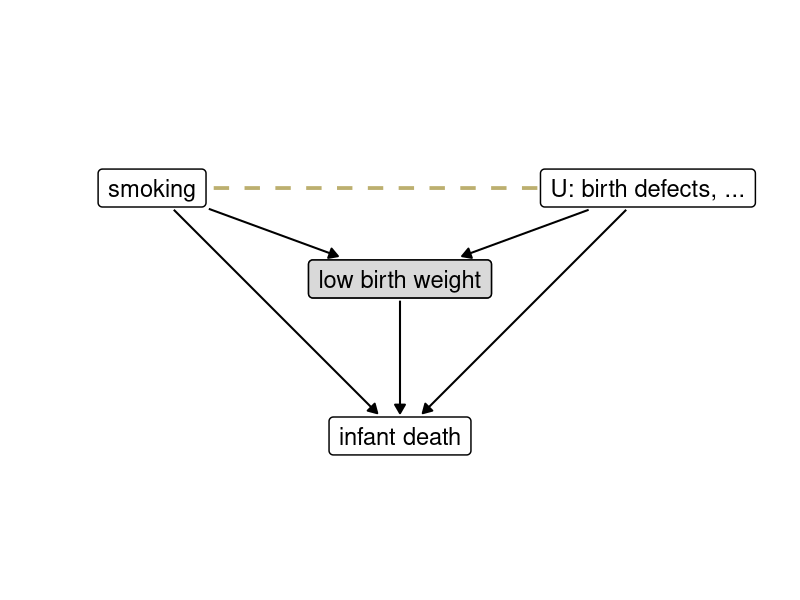
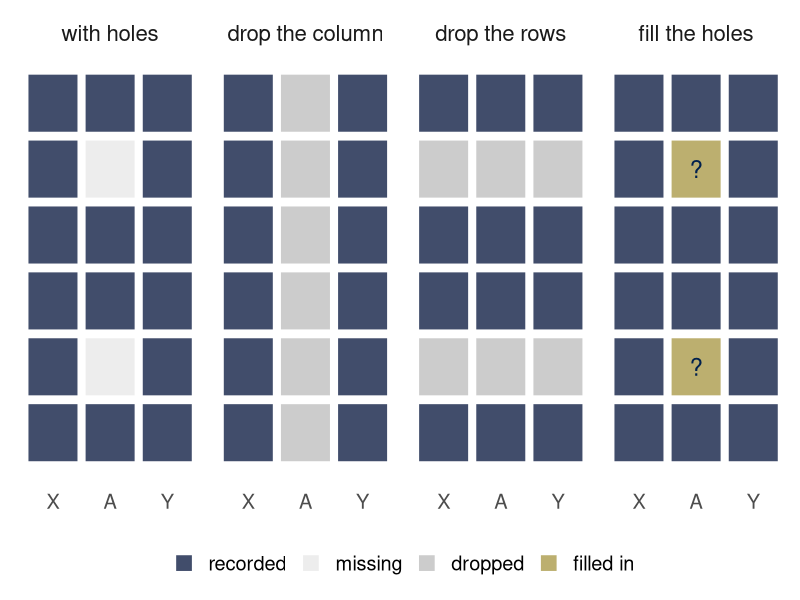
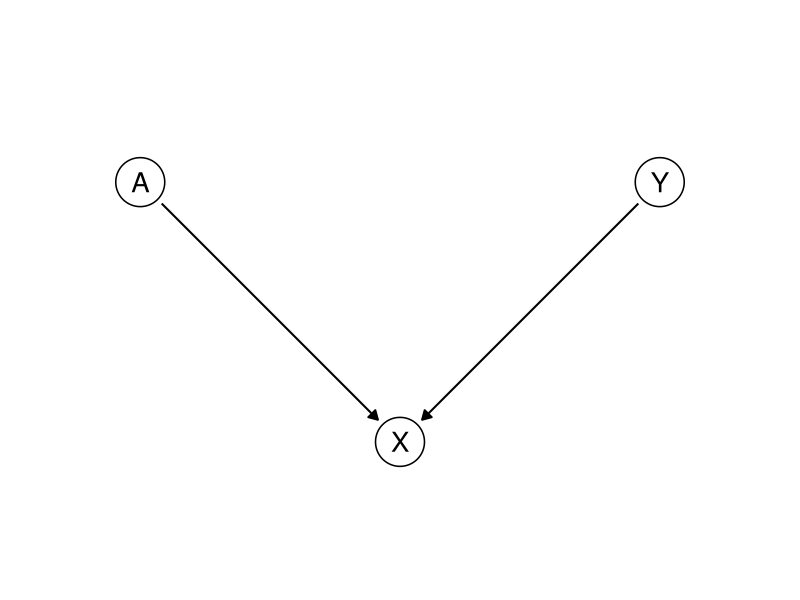
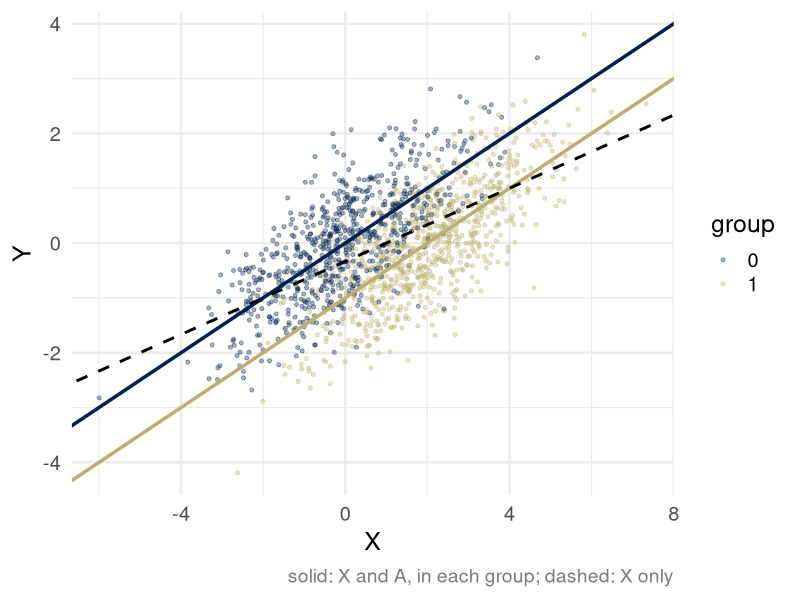
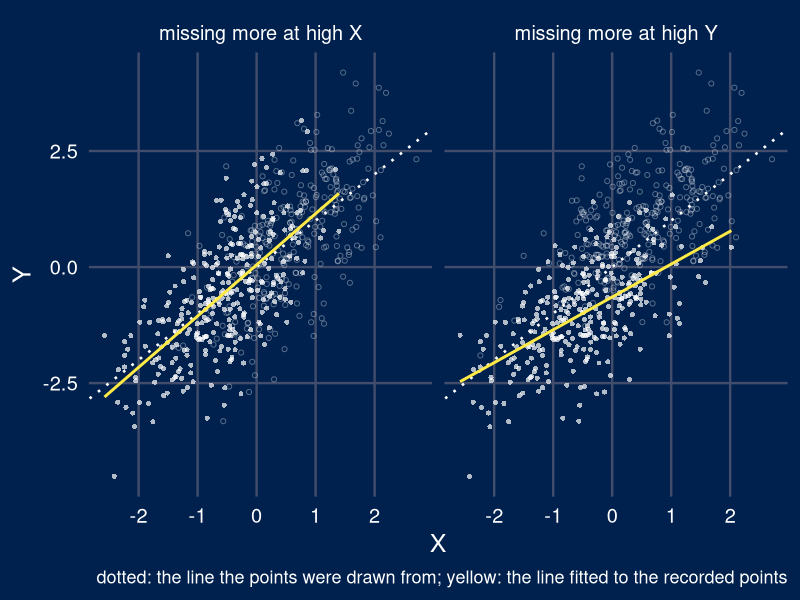

Here is the R script that generated these plots, in order:
## ---- chunk 1
library(ggplot2)
library(dplyr)
theme_set(theme_minimal(base_size = 18))
set.seed(313)
# cividis: navy, slate, gray, khaki, gold, yellow (viridisLite::cividis(9)[c(1, 3, 5, 6, 7, 9)])
navy <- "#00204D"; slate <- "#414D6B"; cgray <- "#7C7B78"; khaki <- "#9B9477"; gold <- "#BCAF6F"; yellow <- "#FFEA46"
two <- c(navy, gold)               # the two groups, wherever there are two
# charts on dark (.inverse) slides: white text on the navy background
dark <- theme(text = element_text(color = "white"), axis.text = element_text(color = "white"),
              legend.text = element_text(color = "white"), plot.title = element_text(color = "white"),
              strip.text = element_text(color = "white"),
              panel.grid.major = element_line(color = slate), panel.grid.minor = element_blank(),
              plot.background = element_rect(fill = navy, color = NA),
              panel.background = element_rect(fill = navy, color = NA),
              legend.background = element_rect(fill = navy, color = NA),
              legend.key = element_rect(fill = navy, color = NA))

# Causal graphs. Nodes are letters in circles, or words in boxes (boxes = TRUE).
# A node's size is fixed on the page, in inches, while the figure's size decides how
# many inches a data unit is. draw_dag measures both on the graphics device open when it
# is called (in a rendered document, the chunk's figure) and stops every arrow `gap`
# inches short of the two nodes it joins. Arrows listed in `dashed` are dashed; arrows
# listed in `highlight` are gold. One panel per value of `panel`. (From weeks 3 and 4.)
draw_dag <- function(nodes, edges, dashed = character(0), highlight = character(0), boxes = FALSE,
                     text_size = 7, xlim = c(-0.5, 2.5), ylim = c(-0.4, 1.4), strip_size = 18,
                     gap = 0.05) {
  if (!"panel" %in% names(nodes)) { nodes$panel <- ""; edges$panel <- "" }
  pad <- unit(0.35, "lines"); border <- 0.5; dot <- 16; stroke <- 0.8; lw <- c(black = 0.7, gold = 1.5)
  p <- ggplot() +
    facet_wrap(~ panel, nrow = 1) +
    coord_fixed(xlim = xlim, ylim = ylim) +
    theme_void() +
    theme(strip.text = element_text(size = strip_size), panel.spacing = unit(1.5, "lines"))
  p <- if (boxes) {
    p + geom_label(data = nodes, aes(x, y, label = name), size = text_size, label.size = border,
                   label.padding = pad)
  } else {
    p + geom_point(data = nodes, aes(x, y), size = dot, shape = 21, fill = "white", stroke = stroke) +
      geom_text(data = nodes, aes(x, y, label = name), size = text_size, parse = TRUE)
  }
  inch <- function(u, f) f(u, "in", valueOnly = TRUE)
  g <- ggplotGrob(p)
  pp <- ggplot_build(p)$layout$panel_params[[1]]
  per_unit <- min((dev.size("in")[1] - sum(inch(g$widths, grid::convertWidth))) /
                    (length(unique(nodes$panel)) * diff(pp$x.range)),
                  (dev.size("in")[2] - sum(inch(g$heights, grid::convertHeight))) / diff(pp$y.range))
  if (boxes) {
    text <- lapply(as.character(nodes$name), grid::textGrob, gp = grid::gpar(fontsize = text_size * .pt))
    nodes$hw <- (sapply(text, \(t) inch(grid::grobWidth(t), grid::convertWidth)) / 2 +
                   inch(pad, grid::convertWidth) + border * .pt / 96 / 2) / per_unit
    nodes$hh <- (sapply(text, \(t) inch(grid::grobHeight(t), grid::convertHeight)) / 2 +
                   inch(pad, grid::convertHeight) + border * .pt / 96 / 2) / per_unit
  } else {
    nodes$hw <- nodes$hh <- (0.375 * (dot * .pt + stroke * .stroke / 2) / 72 +
                               stroke * .stroke / 2 / 96 / 2) / per_unit
  }
  e <- edges |>
    left_join(nodes, by = c("panel", "from" = "name")) |>
    rename(x0 = x, y0 = y, hw0 = hw, hh0 = hh) |>
    left_join(nodes, by = c("panel", "to" = "name")) |>
    mutate(dx = x - x0, dy = y - y0, len = sqrt(dx^2 + dy^2), ux = dx / len, uy = dy / len,
           col = ifelse(paste(from, to) %in% highlight, "#BCAF6F", "black"),
           style = ifelse(paste(from, to) %in% dashed, "dashed", "solid"),
           g0 = gap / per_unit,
           g1 = (gap + ifelse(col == "black", lw[["black"]], lw[["gold"]]) * .pt / 96 / 2) / per_unit,
           s0 = if (boxes) pmin((hw0 + g0) / pmax(abs(ux), 1e-9), (hh0 + g0) / pmax(abs(uy), 1e-9)) else hw0 + g0,
           s1 = if (boxes) pmin((hw + g1) / pmax(abs(ux), 1e-9), (hh + g1) / pmax(abs(uy), 1e-9)) else hw + g1,
           xs = x0 + s0 * ux, ys = y0 + s0 * uy, xe = x - s1 * ux, ye = y - s1 * uy)
  p + geom_segment(data = e, aes(x = xs, y = ys, xend = xe, yend = ye, linetype = style, color = col),
                   arrow = arrow(length = unit(0.25, "cm"), type = "closed"),
                   linewidth = ifelse(e$col == "black", lw[["black"]], lw[["gold"]]), show.legend = FALSE) +
    scale_linetype_identity() + scale_color_identity()
}

# For a graph drawn by draw_dag: a gray box over the node that is conditioned on, and a
# dashed gold line, drawn underneath the nodes, for the association that conditioning creates.
condition_on <- function(p, nodes, node, induced = NULL, text_size = 7, boxes = TRUE) {
  if (!is.null(induced)) {
    ends <- nodes[match(induced, nodes$name), ]
    under <- geom_segment(data = data.frame(x = ends$x[1], y = ends$y[1], xend = ends$x[2], yend = ends$y[2]),
                          aes(x, y, xend = xend, yend = yend), linetype = "dashed", color = gold, linewidth = 1.3)
    p$layers <- c(list(under), p$layers)
  }
  box <- nodes[nodes$name == node, ]
  if (boxes) {
    p + geom_label(data = box, aes(x, y, label = name), size = text_size, label.size = 0.5,
                   label.padding = unit(0.35, "lines"), fill = "grey85")
  } else {
    p + geom_point(data = box, aes(x, y), size = 16, shape = 22, fill = "grey85", stroke = 0.8) +
      geom_text(data = box, aes(x, y, label = name), size = text_size, parse = TRUE)
  }
}

# The coursework data-generating process: A has no effect on Y; X = betaY Y + betaA A + noise.
generate_data <- function(n = 500, betaY = 1, betaA = 2) {
  A <- rbinom(n, 1, 1/2)
  Y <- rnorm(n)
  X <- betaY * Y + betaA * A + rnorm(n)
  data.frame(Y = Y, X = X, A = factor(A))
}
## ---- chunk 2
bw <- data.frame(name = c("smoking", "low birth weight", "U: birth defects, ...", "infant death"),
                 x = c(0, 1.5, 3, 1.5), y = c(1, 0.45, 1, -0.5))
bw_edges <- data.frame(from = c("smoking", "U: birth defects, ...", "low birth weight", "U: birth defects, ...", "smoking"),
                       to = c("low birth weight", "low birth weight", "infant death", "infant death", "infant death"))
p <- draw_dag(bw, bw_edges, boxes = TRUE, text_size = 6, xlim = c(-0.7, 3.7), ylim = c(-0.75, 1.25))
condition_on(p, bw, "low birth weight", induced = c("smoking", "U: birth defects, ..."), text_size = 6)
## ---- chunk 3
grid <- expand.grid(row = 1:6, col = c("X", "A", "Y"), stringsAsFactors = FALSE)
grid$status <- ifelse(grid$col == "A" & grid$row %in% c(2, 5), "missing", "recorded")
panels <- bind_rows(
  grid |> mutate(panel = "with holes"),
  grid |> mutate(panel = "drop the column", status = ifelse(col == "A", "dropped", status)),
  grid |> mutate(panel = "drop the rows", status = ifelse(row %in% c(2, 5), "dropped", status)),
  grid |> mutate(panel = "fill the holes", status = ifelse(status == "missing", "filled in", status)))
panels$col <- factor(panels$col, levels = c("X", "A", "Y"))
panels$panel <- factor(panels$panel, levels = unique(panels$panel))
panels$status <- factor(panels$status, levels = c("recorded", "missing", "dropped", "filled in"))
ggplot(panels, aes(col, -row)) +
  geom_tile(aes(fill = status), color = "white", linewidth = 1.2, width = 0.92, height = 0.92) +
  geom_text(data = subset(panels, status == "filled in"), label = "?", size = 6, color = navy) +
  facet_wrap(~ panel, nrow = 1) +
  scale_fill_manual(values = c(recorded = slate, missing = "grey93", dropped = "grey80", `filled in` = gold),
                    name = NULL, drop = FALSE) +
  theme(axis.title = element_blank(), axis.text.y = element_blank(), panel.grid = element_blank(),
        legend.position = "bottom", strip.text = element_text(size = 16))
## ---- chunk 4
cw <- data.frame(name = c("A", "Y", "X"), x = c(0, 2, 1), y = c(1, 1, 0))
draw_dag(cw, data.frame(from = c("A", "Y"), to = c("X", "X")), xlim = c(-0.4, 2.4), ylim = c(-0.3, 1.3))
## ---- chunk 5
train <- generate_data(1e5)
test <- generate_data(1e5)
unaware <- lm(Y ~ X, data = train)
full <- lm(Y ~ X + A, data = train)
tab <- test |>
  mutate(pred_unaware = predict(unaware, newdata = test),
         pred_full = predict(full, newdata = test)) |>
  group_by(A) |>
  summarize(`mean of Y` = mean(Y),
            `predicted, X only` = mean(pred_unaware),
            `predicted, X and A` = mean(pred_full),
            `MSE, X only` = mean((Y - pred_unaware)^2),
            `MSE, X and A` = mean((Y - pred_full)^2)) |>
  rename(group = A)
knitr::kable(tab, digits = 2, format.args = list(nsmall = 2))
## ---- chunk 6
show <- test[sample(nrow(test), 1500), ]
ggplot(show, aes(X, Y, color = A)) +
  geom_point(alpha = 0.35, size = 1.1) +
  geom_abline(intercept = 0, slope = 1/2, color = navy, linewidth = 1.2) +
  geom_abline(intercept = -1, slope = 1/2, color = gold, linewidth = 1.2) +
  geom_abline(intercept = -1/3, slope = 1/3, color = "black", linetype = "dashed", linewidth = 1) +
  scale_color_manual(values = two, name = "group") +
  labs(caption = "solid: X and A, in each group; dashed: X only") +
  theme(plot.caption = element_text(size = 14, color = cgray))
## ---- chunk 7
n <- 600
X <- rnorm(n)
Y <- X + rnorm(n)
logistic <- function(v) 1 / (1 + exp(-v))
cc <- rbind(
  data.frame(X = X, Y = Y, mechanism = "missing more at high X",
             observed = rbinom(n, 1, logistic(-2 * X)) == 1),
  data.frame(X = X, Y = Y, mechanism = "missing more at high Y",
             observed = rbinom(n, 1, logistic(-2 * Y)) == 1))
ggplot(cc, aes(X, Y)) +
  geom_point(aes(shape = observed, alpha = observed), color = "white", size = 1.4) +
  scale_shape_manual(values = c(`TRUE` = 16, `FALSE` = 1)) +
  scale_alpha_manual(values = c(`TRUE` = 0.7, `FALSE` = 0.35)) +
  geom_abline(intercept = 0, slope = 1, linetype = "dotted", color = "white", linewidth = 0.9) +
  geom_smooth(data = subset(cc, observed), method = "lm", se = FALSE, color = yellow, formula = y ~ x) +
  facet_wrap(~ mechanism) +
  labs(caption = "dotted: the line the points were drawn from; yellow: the line fitted to the recorded points") +
  theme(legend.position = "none", plot.caption = element_text(size = 13)) + dark
## ---- chunk 8
sim <- function(n) { d <- generate_data(n); d$A <- as.integer(as.character(d$A)); d$Arec <- ifelse(rbinom(n, 1, 1/2) == 1, d$A, NA); d }
tr <- sim(1e5); te <- sim(1e5); known <- !is.na(te$Arec)
drop_col <- predict(lm(Y ~ X, data = tr), te)
drop_rows <- predict(lm(Y ~ X + Arec, data = tr), te)                 # NA where A is missing
cc <- subset(tr, !is.na(Arec))
b <- rowMeans(replicate(20, {                                          # 20 completions
  imp <- glm(Arec ~ X + Y, family = binomial, data = cc[sample(nrow(cc), replace = TRUE), ])  # the imputation model, refitted on a bootstrap sample
  d <- tr; miss <- is.na(d$Arec)
  d$Arec[miss] <- rbinom(sum(miss), 1, predict(imp, d[miss, ], type = "response"))
  coef(lm(Y ~ X + Arec, data = d))
}))
f <- function(x, a) b[1] + b[2] * x + b[3] * a
pA <- predict(glm(Arec ~ X, family = binomial, data = cc), te, type = "response")
fill_in <- ifelse(known, f(te$X, te$Arec), pA * f(te$X, 1) + (1 - pA) * f(te$X, 0))
row_of <- function(p) {
  mse <- function(idx) sprintf("%.2f", mean((te$Y[idx] - p[idx])^2))
  gap <- function(idx) { m <- tapply(p[idx], te$A[idx], mean); sprintf("%.2f", m[2] - m[1]) }
  none <- all(is.na(p[!known]))
  c(mse(known), if (none) "no prediction" else mse(!known), gap(known), if (none) "no prediction" else gap(!known))
}
tab <- rbind(`drop the column` = row_of(drop_col), `drop the rows` = row_of(drop_rows), `fill in` = row_of(fill_in))
colnames(tab) <- c("MSE, A recorded", "MSE, A missing", "gap, A recorded", "gap, A missing")
knitr::kable(tab)
